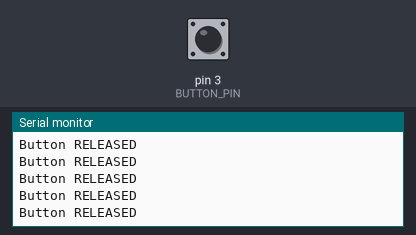
A sketch run on a simulated Arduino Uno, built with avr-gcc and run on an emulated ATmega328P. Parts: the last lines printed to the serial monitor. The inputs (shaded band) are chosen by the test bench; at power-on: pin 3 (BUTTON_PIN) LOW.

Above: at 1.2 s.
1.3 s: pin 3 (BUTTON_PIN) pulled HIGH for 0.15 s
4.4 s: pin 3 (BUTTON_PIN) pulled HIGH for 1 s
At 5.3 s:
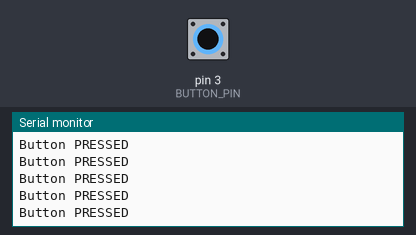
8.4 s: pin 3 (BUTTON_PIN) pulled HIGH for 0.15 s
11.5 s: pin 3 (BUTTON_PIN) pulled HIGH for 1 s
15.5 s: pin 3 (BUTTON_PIN) driven HIGH
18.5 s: pin 3 (BUTTON_PIN) driven LOW
At 19.2 s:
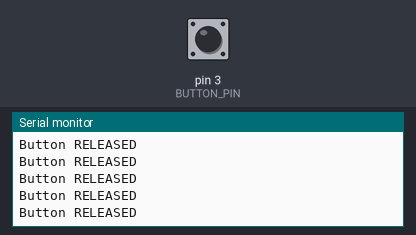

The sketch:

hl_standart_button_check.ino
```cpp
// (licence header left out)
// Вывод кнопки
const int BUTTON_PIN = 3;

void setup() {
  // Настройка скорости отладочного порта
  Serial.begin(9600);

  // Настройка вывода кнопки на вход
  pinMode(BUTTON_PIN, INPUT);
}

void loop() {
  if (digitalRead(BUTTON_PIN)) {
    Serial.println("Button PRESSED");
  }
  else {
    Serial.println("Button RELEASED");
  }
  delay(20);
}
```

Measured:
- after the input at 18.5 s, the serial monitor: prints a new line at once (image 2)
